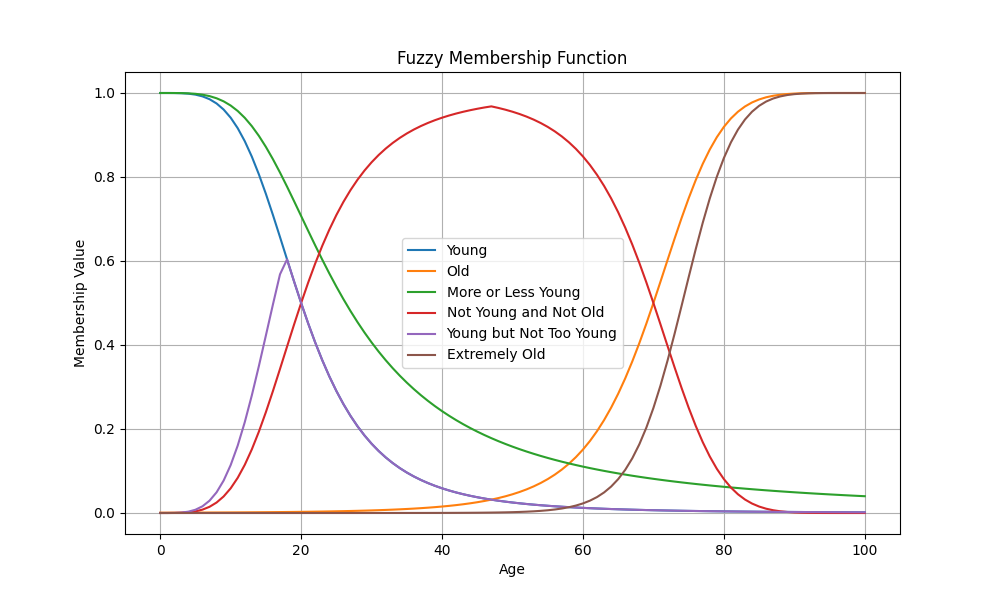

This chart was generated by the following Python code:
import numpy as np
import matplotlib.pyplot as plt

def bell(x, a, b, c):
    return 1 / (1 + np.abs((x - c) / a) ** (2 * b))

x = np.arange(0, 101, 1)

young = bell(x, 20, 2, 0)
old = bell(x, 30, 3, 100)

more_or_less_young = np.sqrt(young)

not_young = 1 - young
not_old = 1 - old
not_young_and_not_old = np.minimum(not_young, not_old)

too_young = young ** 2
not_too_young = 1 - too_young
young_but_not_too_young = np.minimum(young, not_too_young)

extremely_old = old ** 2

plt.figure(figsize=(10, 6))

plt.plot(x, young, label='Young')
plt.plot(x, old, label='Old')
plt.plot(x, more_or_less_young, label='More or Less Young')
plt.plot(x, not_young_and_not_old, label='Not Young and Not Old')
plt.plot(x, young_but_not_too_young, label='Young but Not Too Young')
plt.plot(x, extremely_old, label='Extremely Old')

plt.xlabel('Age')
plt.ylabel('Membership Value')
plt.title('Fuzzy Membership Function')
plt.legend()
plt.grid(True)

plt.show()
